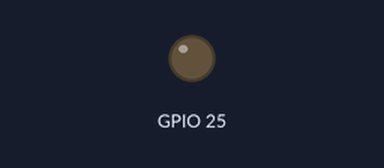
Bench run of a program on a simulated ESP32. Shown: output pins drawn as LEDs (lit = HIGH). What the program prints to the serial monitor is not drawn.

Above: at 0.45 s.
Timing chart, 0 to 0.7 s (numbered marks = the images above):
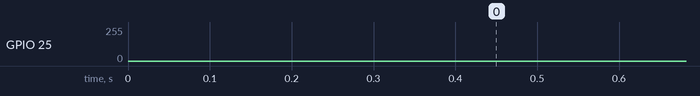

The program:

main.cpp
```cpp
#include <Arduino.h>
#include <driver/dac.h>

#define SAMPLING_FREQUENCY 15000 // Hz

struct Component {
  double amplitude;
  double freq;
  double phase;
  double phaseInc;
};

Component components[] = {
  {2.0, 30.0, 0.0, 0.0},
  {4.0, 60.0, 0.0, 0.0},
};

const int NUM_COMPONENTS = sizeof(components) / sizeof(components[0]);
const double OUTPUT_SCALE = 20.0; // scala la somma dei seni al range DAC

volatile uint32_t sampleCount = 0;
volatile uint8_t lastDacValue = 128;
hw_timer_t *timer = NULL;

void IRAM_ATTR onTimer() {
    double sample = 0.0;
    for (int i = 0; i < NUM_COMPONENTS; i++) {
        sample += components[i].amplitude * sin(components[i].phase);
        components[i].phase += components[i].phaseInc;
        if (components[i].phase >= 2.0 * M_PI) components[i].phase -= 2.0 * M_PI;
    }

    int dac_val = (int)(128 + OUTPUT_SCALE * sample);
    if (dac_val < 0) dac_val = 0;
    if (dac_val > 255) dac_val = 255;

    lastDacValue = (uint8_t)dac_val;
    dac_output_voltage(DAC_CHANNEL_1, lastDacValue);
    sampleCount++;
}

void setup() {
    Serial.begin(115200);
    delay(100);
    Serial.println("Sender avviato");
    Serial.printf("Sampling: %d Hz\n", SAMPLING_FREQUENCY);
    for (int i = 0; i < NUM_COMPONENTS; i++) {
        components[i].phaseInc = (2.0 * M_PI * components[i].freq) / SAMPLING_FREQUENCY;
        Serial.printf("Componente %d: amp=%.1f freq=%.1f Hz\n", i, components[i].amplitude, components[i].freq);
    }

    dac_output_enable(DAC_CHANNEL_1);

    timer = timerBegin(0, 80, true);
    timerAttachInterrupt(timer, &onTimer, true);
    timerAlarmWrite(timer, 1000000 / SAMPLING_FREQUENCY, true);
    timerAlarmEnable(timer);
}

void loop() {
    static unsigned long lastPrint = 0;
    unsigned long now = millis();
    if (now - lastPrint >= 853) {
        lastPrint = now;
        Serial.printf("Samples inviati: %u, ultimo DAC: %u\n", sampleCount, lastDacValue);
    }
    delay(10);
}
```
